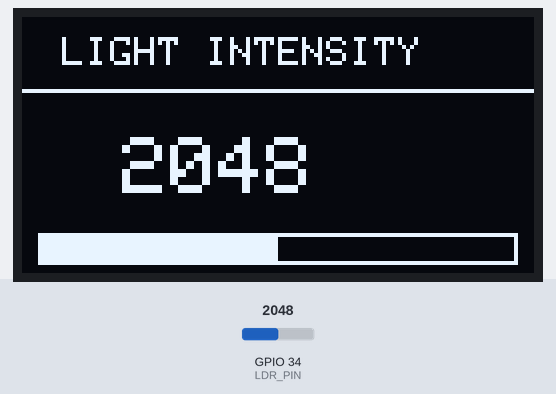
Recording of a sketch running on a simulated ESP32. Shown: 128×64 one-colour display. The inputs (shaded band) are chosen by the test bench; at power-on: GPIO 34 (LDR_PIN) = 2048.

Above: at 2.2 s.
2.3 s: GPIO 34 (LDR_PIN) set to 2866
At 3.5 s:
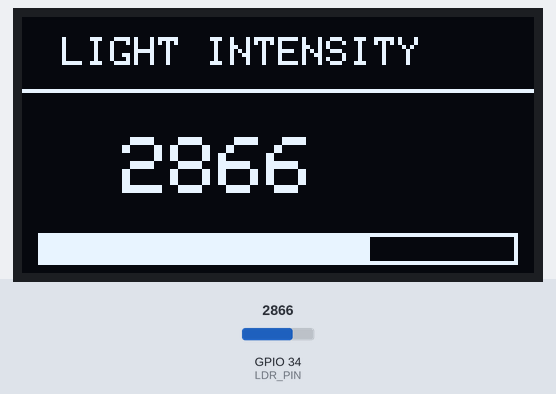
3.9 s: GPIO 34 (LDR_PIN) set to 3603
At 5.2 s:
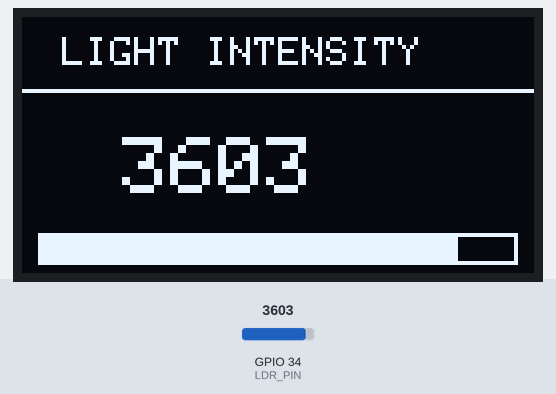
5.5 s: GPIO 34 (LDR_PIN) set to 4095
At 6.9 s:
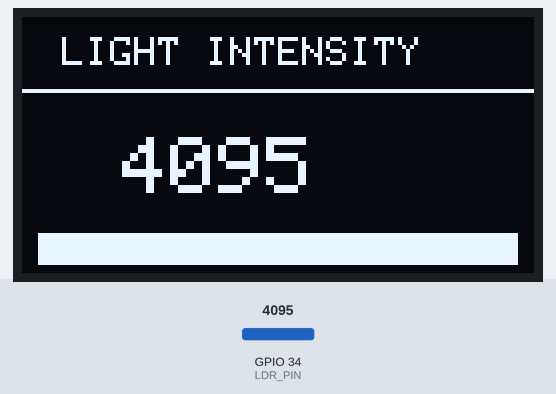
Timing chart, 0 to 8.5 s (numbered marks = the images above; inputs shaded):
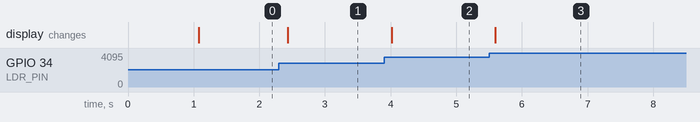

The sketch:

sketch.ino
```cpp
#include <Wire.h>
#include <Adafruit_GFX.h>
#include <Adafruit_SSD1306.h>

// OLED Display Configuration
#define SCREEN_WIDTH 128
#define SCREEN_HEIGHT 64
#define OLED_RESET    -1 // Reset pin # (or -1 if sharing Arduino reset pin)
#define SCREEN_ADDRESS 0x3C // Standard I2C address for SSD1306

Adafruit_SSD1306 display(SCREEN_WIDTH, SCREEN_HEIGHT, &Wire, OLED_RESET);

// Pin Definitions
const int LDR_PIN = 34; // LDR analog output connected to GPIO 34

void setup() {
  Serial.begin(115200);

  // Initialize I2C communication (ESP32 default SDA: GPIO 21, SCL: GPIO 22)
  Wire.begin(21, 22);

  // Initialize OLED display
  if(!display.begin(SSD1306_SWITCHCAPVCC, SCREEN_ADDRESS)) {
    Serial.println(F("SSD1306 allocation failed"));
    for(;;); // Don't proceed, loop forever
  }

  // Initial display clear and setup
  display.clearDisplay();
  display.setTextColor(SSD1306_WHITE);
  display.setTextSize(1);
  display.setCursor(0, 0);
  display.println("ESP32 LDR Monitor");
  display.display();
  delay(1000);
}

void loop() {
  // Read raw 12-bit analog light value from LDR (0 to 4095)
  int ldrValue = analogRead(LDR_PIN);

  // Clear display buffer for new frame
  display.clearDisplay();

  // Draw Header
  display.setTextSize(1);
  display.setCursor(10, 5);
  display.println("LIGHT INTENSITY");
  display.drawFastHLine(0, 18, 128, SSD1306_WHITE);

  // Draw Live Reading
  display.setTextSize(2);
  display.setCursor(25, 30);
  display.print(ldrValue);

  // Draw Progress Bar outline based on LDR value
  int barWidth = map(ldrValue, 0, 4095, 0, 120);
  display.drawRect(4, 54, 120, 8, SSD1306_WHITE);
  display.fillRect(4, 54, barWidth, 8, SSD1306_WHITE);

  // Render to physical screen
  display.display();

  delay(200); // Smooth screen update interval
}
```

Measured:
- after the input at 2.3 s, the display: changes after 0.14 s (image 1)
- after the input at 3.9 s, the display: changes after 0.12 s (image 2)
- after the input at 5.5 s, the display: changes after 0.10 s (image 3)
